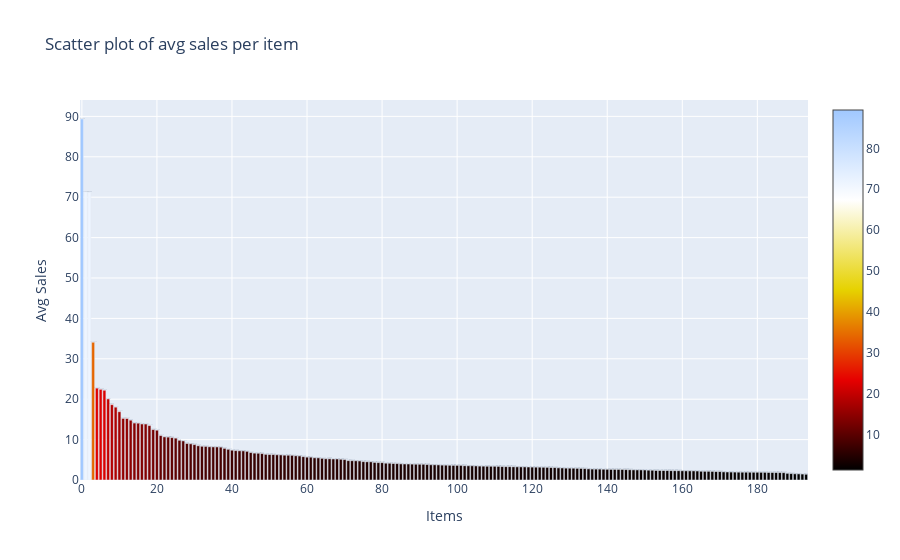

Notebook code cell kept with this figure:
### Code cell
avg_sales_per_item_across_stores_sorted = avg_sales_per_item_across_stores_df.AvgDailySale.values
# Scatter plot of average sales per item
sales_item_data = go.Bar(
    x=[i for i in range(0, 200)],
    y=avg_sales_per_item_across_stores_sorted,
    marker=dict(
        color=avg_sales_per_item_across_stores_sorted,
        colorscale='Blackbody',
        showscale=True
    ),
    text = avg_sales_per_item_across_stores_df.ItemID.values
)
data = [sales_item_data]

sales_item_layout = go.Layout(
    autosize= True,
    title= 'Scatter plot of avg sales per item',
    hovermode= 'closest',
    xaxis= dict(
        title= 'Items',
        ticklen= 200,
        zeroline= False,
        gridwidth= 1,
    ),
    yaxis=dict(
        title= 'Avg Sales',
        ticklen= 10,
        zeroline= False,
        gridwidth= 1,
    ),
    showlegend= False
)
fig = go.Figure(data=data, layout=sales_item_layout)
py.iplot(fig,filename='scatter_sales_item')

### Figure 1 — Plotly figure (JSON) as saved in the notebook; plotly's stock layout.template omitted (floating-point values rounded to 4 significant figures; data arrays with more than 128 entries replaced by an {"elided": "..."} marker saying what was removed)
{"data": [{"marker": {"color": {"elided": "194 float values"}, "colorscale": [[0, "rgb(0,0,0)"], [0.25, "rgb(230,0,0)"], [0.5, "rgb(230,210,0)"], [0.75, "rgb(255,255,255)"], [1, "rgb(160,200,255)"]], "showscale": true}, "text": {"elided": "194 int values"}, "type": "bar", "x": {"elided": "200 int values"}, "y": {"elided": "194 float values"}}], "layout": {"autosize": true, "hovermode": "closest", "showlegend": false, "title": {"text": "Scatter plot of avg sales per item"}, "xaxis": {"gridwidth": 1, "ticklen": 200, "title": {"text": "Items"}, "zeroline": false}, "yaxis": {"gridwidth": 1, "ticklen": 10, "title": {"text": "Avg Sales"}, "zeroline": false}}}
